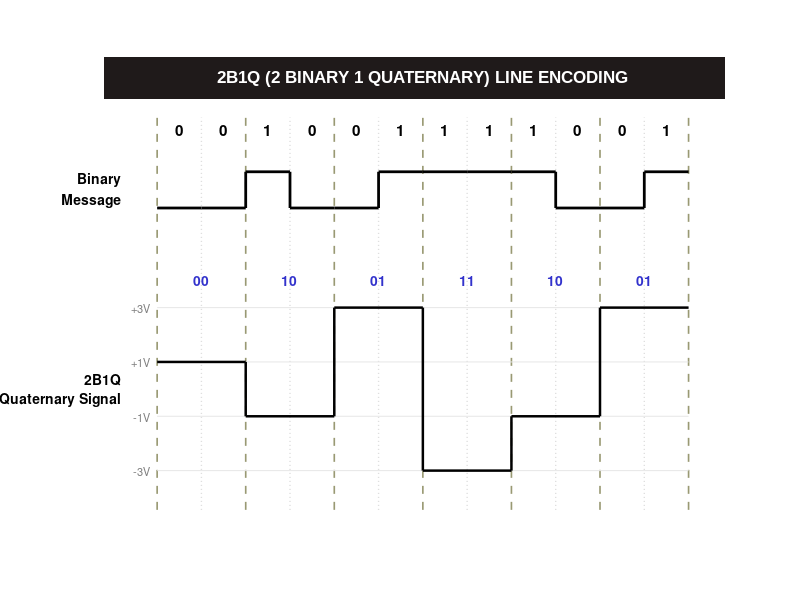

This figure's MATLAB source:
% MATLAB Script: 2B1Q (2 Binary 1 Quaternary) Line Encoding Diagram
clear; clc; close all;

% 1. Input Binary Data Sequence (Must have an even length)
bits = [0 0 1 0 0 1 1 1 1 0 0 1];
n_bits = length(bits);
n_symbols = n_bits / 2;

% 2. Message Signal (Binary Square Waveform)
t_msg = [];
v_msg = [];
for i = 1:n_bits
    t_msg = [t_msg, i-1, i];
    v_msg = [v_msg, bits(i), bits(i)];
end

% 3. 2B1Q Encoding Logic
% Dibit Mapping Table:
%  '00' -> +1 V
%  '01' -> +3 V
%  '10' -> -1 V
%  '11' -> -3 V

v_2b1q = zeros(1, n_symbols);
dibit_str = cell(1, n_symbols);

for i = 1:n_symbols
    b1 = bits(2*i - 1);
    b2 = bits(2*i);
    dibit_str{i} = sprintf('%d%d', b1, b2);

    if b1 == 0 && b2 == 0
        v_2b1q(i) = 1;
    elseif b1 == 0 && b2 == 1
        v_2b1q(i) = 3;
    elseif b1 == 1 && b2 == 0
        v_2b1q(i) = -1;
    elseif b1 == 1 && b2 == 1
        v_2b1q(i) = -3;
    end
end

% Construct 2B1Q Step Waveform
t_2b1q = [];
sig_2b1q = [];
for i = 1:n_symbols
    t_start = (i - 1) * 2;
    t_end   = i * 2;
    t_2b1q = [t_2b1q, t_start, t_end];
    sig_2b1q = [sig_2b1q, v_2b1q(i), v_2b1q(i)];
end

% 4. Baseline Offsets for Vertical Stacking
y_msg_base  = 5.2;
y_2b1q_base = 2.2;
amp_msg  = 0.6;
amp_2b1q = 0.45; % Scaled for 4 voltage levels

% 5. Rendering Figure Canvas
fig = figure('Color', 'w', 'Position', [100, 100, 850, 550]);
hold on; axis off;

% Draw Dark Top Banner
rectangle('Position', [-1.2, 7.0, n_bits + 2.4, 0.7], ...
    'FaceColor', [0.12 0.10 0.10], 'EdgeColor', 'none');
text(n_bits/2, 7.35, '2B1Q (2 BINARY 1 QUATERNARY) LINE ENCODING', ...
    'Color', 'w', 'FontSize', 12, 'FontWeight', 'bold', ...
    'HorizontalAlignment', 'center', 'FontName', 'Arial');

% Vertical Grid Lines
grid_symbol = [0.6, 0.6, 0.45];  % Symbol boundaries (every 2 bits)
grid_bit    = [0.85, 0.85, 0.85]; % Bit boundaries

for i = 0:n_bits
    if mod(i, 2) == 0
        line([i, i], [0.2, 6.7], 'Color', grid_symbol, 'LineStyle', '--', 'LineWidth', 1.2);
    else
        line([i, i], [0.2, 6.7], 'Color', grid_bit, 'LineStyle', ':', 'LineWidth', 1.0);
    end
end

% Level Voltage Reference Lines (+3, +1, -1, -3)
levels = [3, 1, -1, -3];
for lvl = levels
    line([0, n_bits], [y_2b1q_base + amp_2b1q*lvl, y_2b1q_base + amp_2b1q*lvl], ...
        'Color', [0.9 0.9 0.9], 'LineStyle', '-', 'LineWidth', 0.5);
    text(-0.15, y_2b1q_base + amp_2b1q*lvl, sprintf('%+dV', lvl), ...
        'FontSize', 8, 'Color', [0.5 0.5 0.5], 'HorizontalAlignment', 'right');
end

% Plot Waveforms (Black lines)
plot(t_msg, y_msg_base + amp_msg * v_msg, 'k', 'LineWidth', 2);           % Binary Message
plot(t_2b1q, y_2b1q_base + amp_2b1q * sig_2b1q, 'k', 'LineWidth', 1.8);  % 2B1Q Waveform

% Display Bit Digits Above Message Signal
for i = 1:n_bits
    text(i - 0.5, 6.5, num2str(bits(i)), 'FontSize', 11, ...
        'FontWeight', 'bold', 'HorizontalAlignment', 'center');
end

% Display Dibit Labels Above 2B1Q Signal
for i = 1:n_symbols
    text(2*i - 1, 4.0, dibit_str{i}, 'FontSize', 10, 'Color', [0.2 0.2 0.8], ...
        'FontWeight', 'bold', 'HorizontalAlignment', 'center');
end

% Side Axis Labels
text(-0.8, y_msg_base + 0.3, sprintf('Binary\nMessage'), 'FontSize', 10, ...
    'HorizontalAlignment', 'right', 'FontWeight', 'bold');
text(-0.8, y_2b1q_base, sprintf('2B1Q\nQuaternary Signal'), 'FontSize', 10, ...
    'HorizontalAlignment', 'right', 'FontWeight', 'bold');

% Canvas Boundaries
xlim([-1.2, n_bits + 0.8]);
ylim([-0.2, 7.9]);
hold off;
